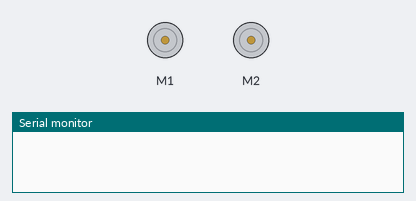
The sketch below on a simulated Arduino Uno, built with avr-gcc and run on an emulated ATmega328P. Parts: 2 × DC motor (green arrow = forward, orange = backward, longer = faster), the last lines printed to the serial monitor.

Above: at 0.1 s.
At 7.1 s:
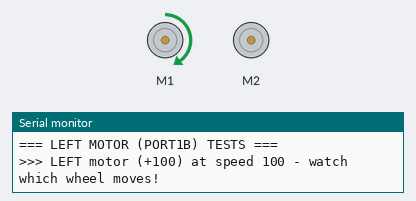
At 13.1 s:
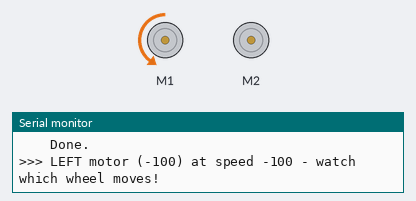
At 25.1 s:
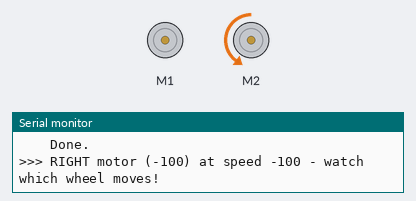
Timing chart, 0 to 28.5 s (numbered marks = the images above):
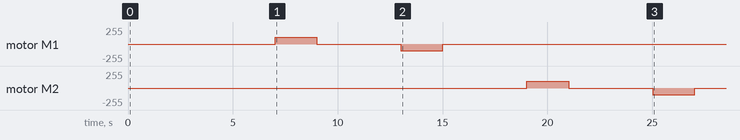

The sketch:

motor_test_simple.ino
```cpp
/*
 * MOTOR DIAGNOSTIC TEST
 * Tests each motor individually to find which one is not working
 * Upload this, open Serial Monitor (115200 baud)
 */

#include <MeMegaPi.h>

MeMegaPiDCMotor motorLeft(PORT1B);   // Left wheel on M1
MeMegaPiDCMotor motorRight(PORT2B);  // Right wheel on M2

void testMotor(String name, MeMegaPiDCMotor &motor, int speed, int duration) {
  Serial.print(">>> ");
  Serial.print(name);
  Serial.print(" at speed ");
  Serial.print(speed);
  Serial.println(" - watch which wheel moves!");
  delay(2000);
  motor.run(speed);
  delay(duration);
  motor.stop();
  delay(2000);
  Serial.println("    Done.");
}

void setup() {
  Serial.begin(115200);
  delay(2000);

  Serial.println("========================================");
  Serial.println("INDIVIDUAL MOTOR DIAGNOSTIC TEST");
  Serial.println("========================================");
  Serial.println("Watch which wheel moves for each test!");
  Serial.println();
  delay(3000);

  // ── TEST LEFT MOTOR ONLY ─────────────────────────────
  Serial.println("=== LEFT MOTOR (PORT1B) TESTS ===");

  testMotor("LEFT motor (+100)", motorLeft, 100, 2000);
  testMotor("LEFT motor (-100)", motorLeft, -100, 2000);

  // ── TEST RIGHT MOTOR ONLY ────────────────────────────
  Serial.println("=== RIGHT MOTOR (PORT2B) TESTS ===");

  testMotor("RIGHT motor (+100)", motorRight, 100, 2000);
  testMotor("RIGHT motor (-100)", motorRight, -100, 2000);

  // ── SUMMARY ──────────────────────────────────────────
  Serial.println("========================================");
  Serial.println("RESULTS - Report back:");
  Serial.println("1. LEFT (+100): which wheel? which direction?");
  Serial.println("2. LEFT (-100): which wheel? which direction?");
  Serial.println("3. RIGHT (+100): which wheel? which direction?");
  Serial.println("4. RIGHT (-100): which wheel? which direction?");
  Serial.println("========================================");
  Serial.println("If a motor did NOT move = hardware issue!");
  Serial.println("Check wire connection on MegaPi board.");
}

void loop() {
  // Empty
}
```
